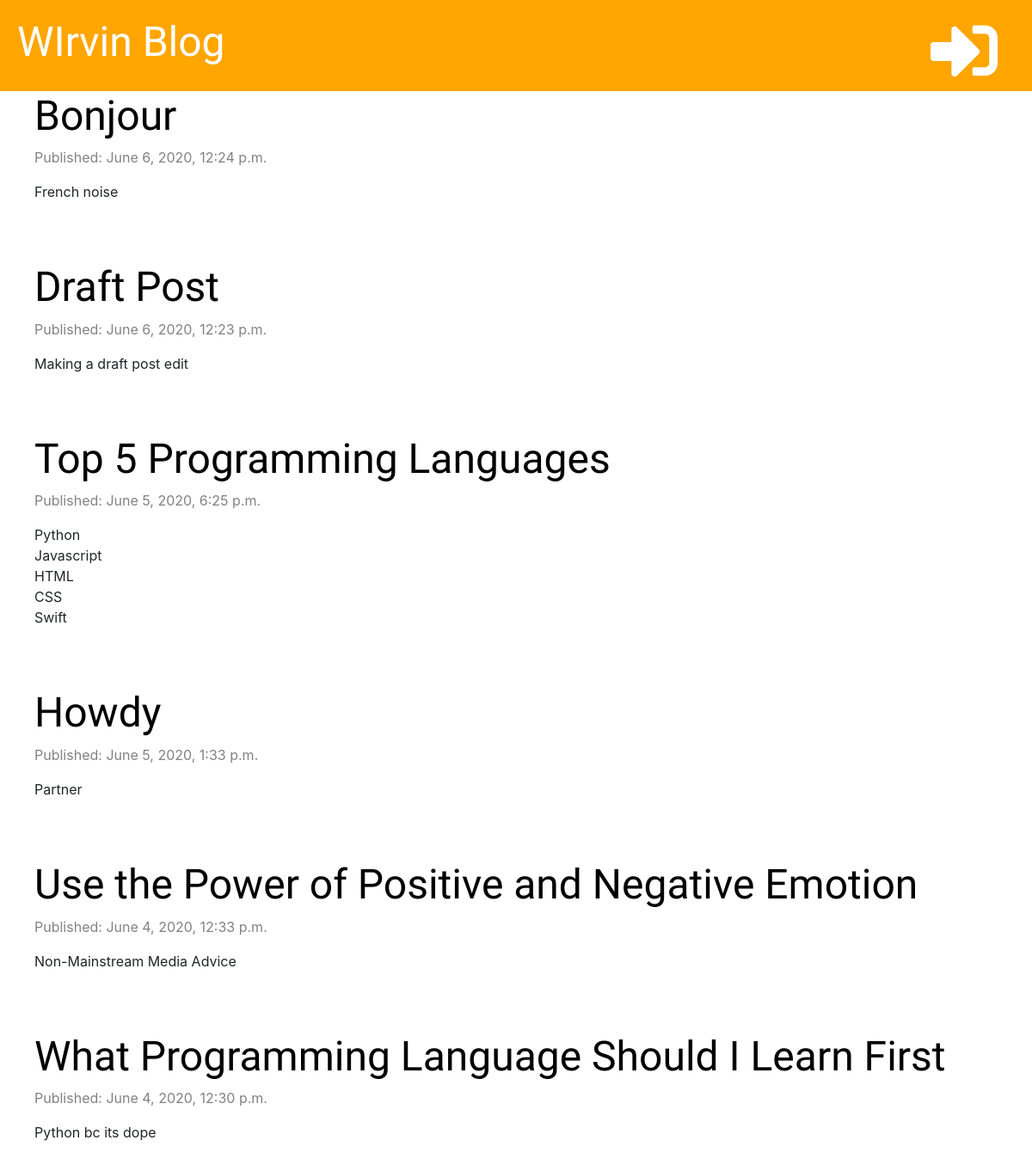
The page / on the database its author committed.
### blogpost/models.py (models this page shows, shortened)
class Post(models.Model):
    author = models.ForeignKey('auth.User', on_delete=models.CASCADE)
    title = models.CharField(max_length=200)
    text = models.TextField()
    created_date = models.DateTimeField(default=timezone.now)
    published_date = models.DateTimeField(blank=True, null=True)

### blogpost/views.py (the view)
# urls.py: path('', views.post_list, name='post_list'),
def post_list(request):
    posts = Post.objects.all().filter(published_date__lte=timezone.now()).order_by('-published_date')
    stuff_for_front_end = {'posts': posts}
    return render(request, 'blog/post_list.html', stuff_for_front_end)

### blogpost/templates/blog/post_list.html (shortened to what this page needs)
{% extends 'blog/base.html' %}
{% block content %}
{% for post in posts %}
<div class="post">
    <h2><a href="{% url 'post_detail' pk=post.pk %}">{{ post.title }}</a></h2>
    <div class="date">
        <p>Published: {{ post.published_date }}</p>
    </div>
    <p>{{ post.text|linebreaksbr }}</p>
</div>
{% endfor %}
{% endblock %}

### blogpost/static/css/blog.css (style rules this page uses)
h1, h2, h3, h4 { font-family: 'Inconsolata', serif; font-size: 48px; }
.date { color: #828282; }
.post { margin-bottom: 70px; }
.post h1 a, .post h2 a { color: black; }

### rows shown on the page
Post: title "Bonjour", published_date "June 6, 2020, 12:24 p.m.", text "French noise"
Post: title "Draft Post", published_date "June 6, 2020, 12:23 p.m.", text "Making a draft post edit"
Post: title "Top 5 Programming Languages", published_date "June 5, 2020, 6:25 p.m.", text "Python Javascript HTML CSS Swift"
Post: title "Howdy", published_date "June 5, 2020, 1:33 p.m.", text "Partner"
Post: title "Use the Power of Positive and Negative Emotion", published_date "June 4, 2020, 12:33 p.m.", text "Non-Mainstream Media Advice"
Post: title "What Programming Language Should I Learn First", published_date "June 4, 2020, 12:30 p.m.", text "Python bc its dope"
